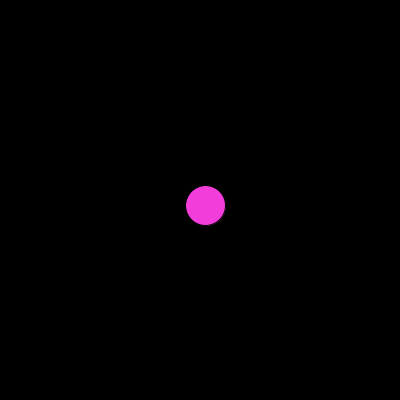
Frame 1 (no input)
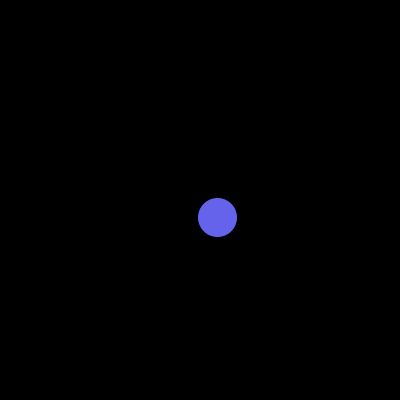
Frame 60 (the mouse pressed at the canvas centre just before this capture)
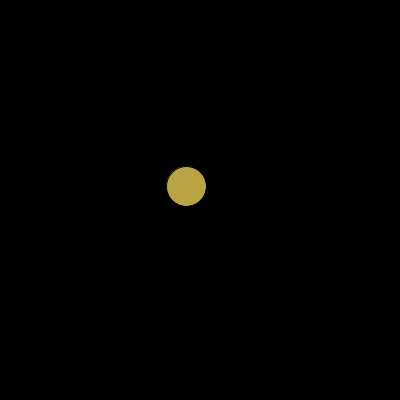
Frame 120 (the mouse held since frame 60 and released just before this capture)

The Processing sketch that drew these frames (run headless with seeded random() and noise(); from frame 60 on, the mouse is pressed at the canvas centre):

// Processing sketch: Prov_3
// ── Prov_3.pde
void setup() {

  size(400, 400);
}

void draw() {

  float x=random(-20, 20);
  float y=random(-20, 20);


fill(random(1,255), random(1,255), random(1,255));
  background(0);
  delay(100);
  float xpos=200+x;
  float ypos=200+x;
  
  ellipse(xpos, ypos, 40, 40);
}
